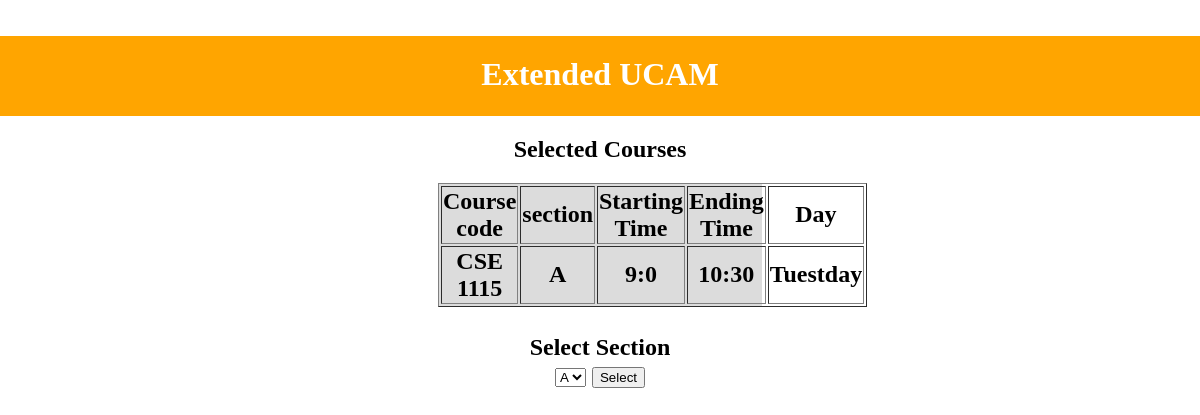
Screenshot of /register_course_section.php?course_code=CSE 1115 with the database file from the repository.
### tables this page shows
CREATE TABLE IF NOT EXISTS `course_section` (
  `course_id` int(10) NOT NULL AUTO_INCREMENT,
  `section_name` char(10) DEFAULT NULL,
  `course_code` char(15) DEFAULT NULL,
  PRIMARY KEY (`course_id`),
  KEY `course_code` (`course_code`)
);

CREATE TABLE IF NOT EXISTS `course_section_time` (
  `course_id` int(11) DEFAULT NULL,
  `starting_time` float DEFAULT NULL,
  `ending_time` float DEFAULT NULL,
  `day` int(11) DEFAULT NULL,
  KEY `course_id` (`course_id`)
);

### register_course_section.php (the view, shortened to what this page needs)
<!DOCTYPE html>
<html>
<head>
    <link rel="stylesheet" href="register_course_section.css">
</head>
<body style="background-color:White;"></body>
	<div class="container">
    <head>
</head>
<body>
    <nav style="background-color: orange;width: auto;height: 80px;">
        <div style="color: white;text-align: center; font-size: 32px; font-weight: bold; padding-top: 20px;">Extended
            UCAM</div>
    </nav>
    <body style="background-color:white;"></body>
<?php
	$connect = mysqli_connect( HOST, USER, PASS, DB )
		or die("Can not connect");
	$course_code = $_GET["course_code"];
	echo "<h2>Selected Courses<h2>";
	$results = mysqli_query( $connect,
        "SELECT *
        FROM course_section
        INNER JOIN course_section_time
        ON course_section.course_id=course_section_time.course_id
        Where course_code='$course_code' ; " )
		or die("Can not execute query");
    echo "<div class='table'> \n";
	echo "<table border> \n";
	echo "<th>Course code</th> <th>section</th> <th>Starting Time</th> <th>Ending Time</th> <th>Day</th>\n";
    function getTimeFromFloat($floatTime) {
        $hour = round($floatTime);
        return $hour.":".(($floatTime - $hour)*100);
    }
    function getWeekDay($value) {
        $arr = ["Saturday", "Sunday", "Monday", "Tuestday", "Wednesday", "Thursday", "Friday"];
        return $arr[$value];
    }
	while( $rows = mysqli_fetch_array( $results ) ) {
		extract( $rows );
		echo "<tr>";
		echo "<td> $course_code </td>";
		echo "<td> $section_name </td>";
		echo "<td> ".getTimeFromFloat($starting_time)." </td>";
		echo "<td> ".getTimeFromFloat($ending_time)." </td>";
		echo "<td> ".getWeekDay($day)." </td>";
		echo "</tr> \n";
	}
	echo "</table> \n";
    echo "</div> \n";
?>
    <form method=get action=register_course_result.php>
        <label for="Options">Select Section</label>
        <select type="text" value="Select course" class="form-control" name ="section_name">
            <?php
            $results = mysqli_query( $connect,
            "SELECT * FROM course_section where course_code = '$course_code'" )
                or die("Can not execute query");
            while( $rows = mysqli_fetch_array( $results ) ) {
                extract( $rows );
                echo "<option name='option'>".$section_name."</option>";
            }
            ?>
            </select>
        <input type="submit" value="Select" />
    </form>
    </div>
</body>
</html>

### register_course_section.css (style rules this page uses)
body { margin: 0; padding: 0; }
.container { width: 100%; display: inline-block; margin: auto; text-align: center; }
.table { width: 27%; margin: auto; background-color: gainsboro; }

### register_course_section.php (style rules this page uses)
div { text-align: center; }

### rows the page displays
course_section: course_code "CSE 1115", section_name "A", course_section_time.starting_time "9:0", course_section_time.ending_time "10:30", course_section_time.day "Tuestday"

### other values shown
form field section_name "A"
